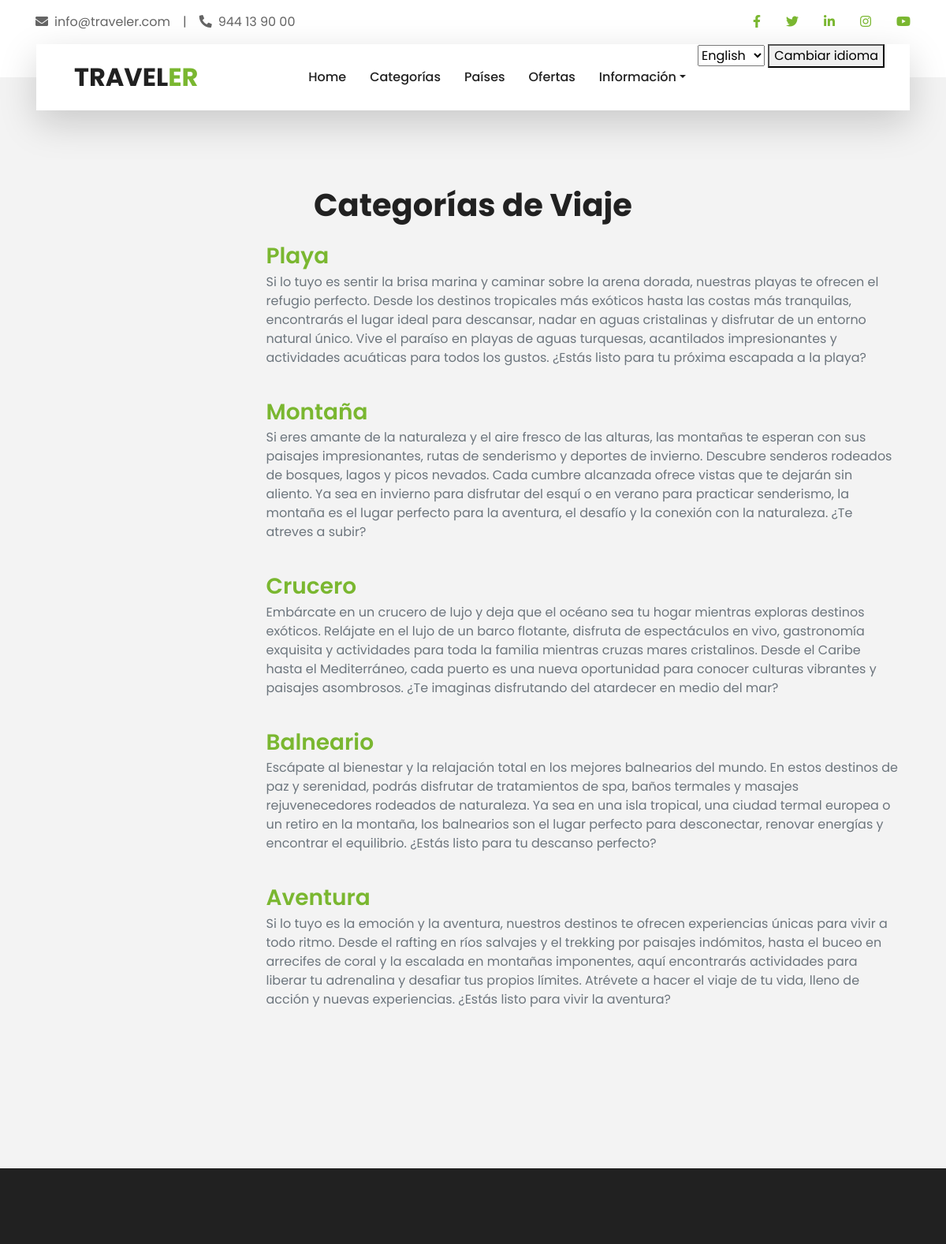
The page /es/categorias/ on the database as committed earlier.
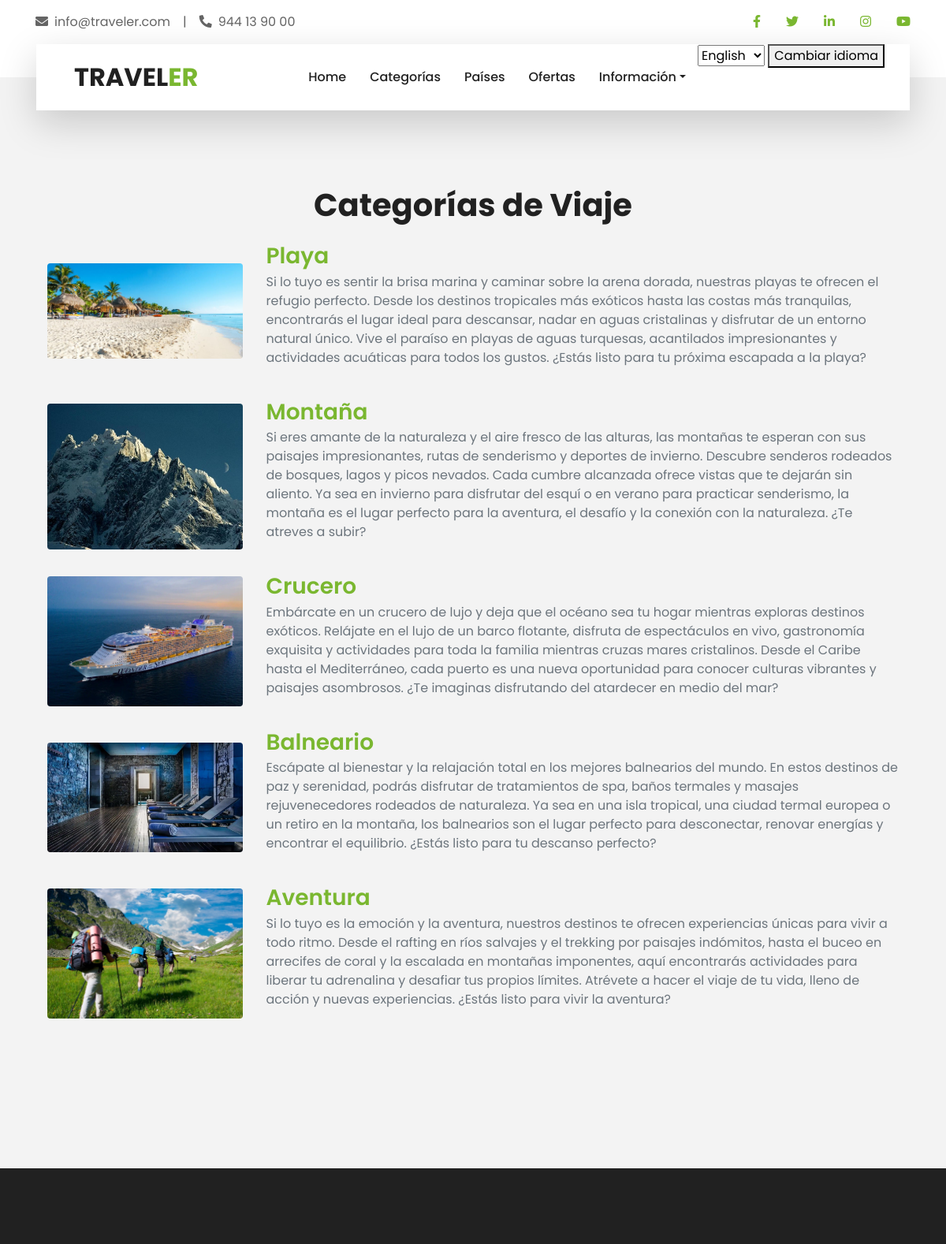
The same page on the database as committed later.
### travelOffersApp/models.py (models this page shows, shortened)
class Categoria(models.Model):
    nombre = models.CharField(primary_key=True, max_length=100)
    descripcion = models.TextField()
    image = models.ImageField(upload_to='travelOffersApp/static/img/', blank=True, null=True)

### travelOffersApp/views.py (the view)
# urls.py: path('categorias/', views.CategoriasView.as_view(), name='categorias'),
class CategoriasView(ListView):
    model = Categoria
    template_name = 'categorias.html'
    context_object_name = 'categorias'
    def get_context_data(self, **kwargs):
        context = super().get_context_data(**kwargs)
        context['titulo_categorias'] = _("Todas las categorías")
        return context

### travelOffersApp/templates/categorias.html (shortened to what this page needs)
{% extends "base.html" %}
{% load static %}
{% load i18n %}
{% block content %}
<div class="container my-5">
    <h1 class="text-center mb-4">
    </h1>
    <ul class="list-unstyled">
        {% for categoria in categorias %}
            <li class="mb-4">
                <div class="row align-items-center">
                    <div class="col-md-3">
                        {% if categoria.image %}
                            <img src="{% static categoria.image.name %}" alt="{{ categoria.nombre }}" class="img-fluid rounded">
                        {% endif %}
                    </div>
                    <div class="col-md-9">
                        <h3 class="mb-1">
                            <a href="{% url 'categoria' categoria.nombre %}" class="text-primary">
                                {% trans categoria.nombre %}
                            </a>
                        </h3>
                        <p class="text-muted">
                            {% trans categoria.descripcion %}
                        </p>
                    </div>
                </div>
            </li>
        {% endfor %}
    </ul>
</div>
{% endblock %}

Rows that differ between the two databases and show on the page:
changed Categoria "Playa": image: picture added
changed Categoria "Montaña": image: picture added
changed Categoria "Crucero": image: picture added
changed Categoria "Balneario": image: picture added
changed Categoria "Aventura": image: picture added
